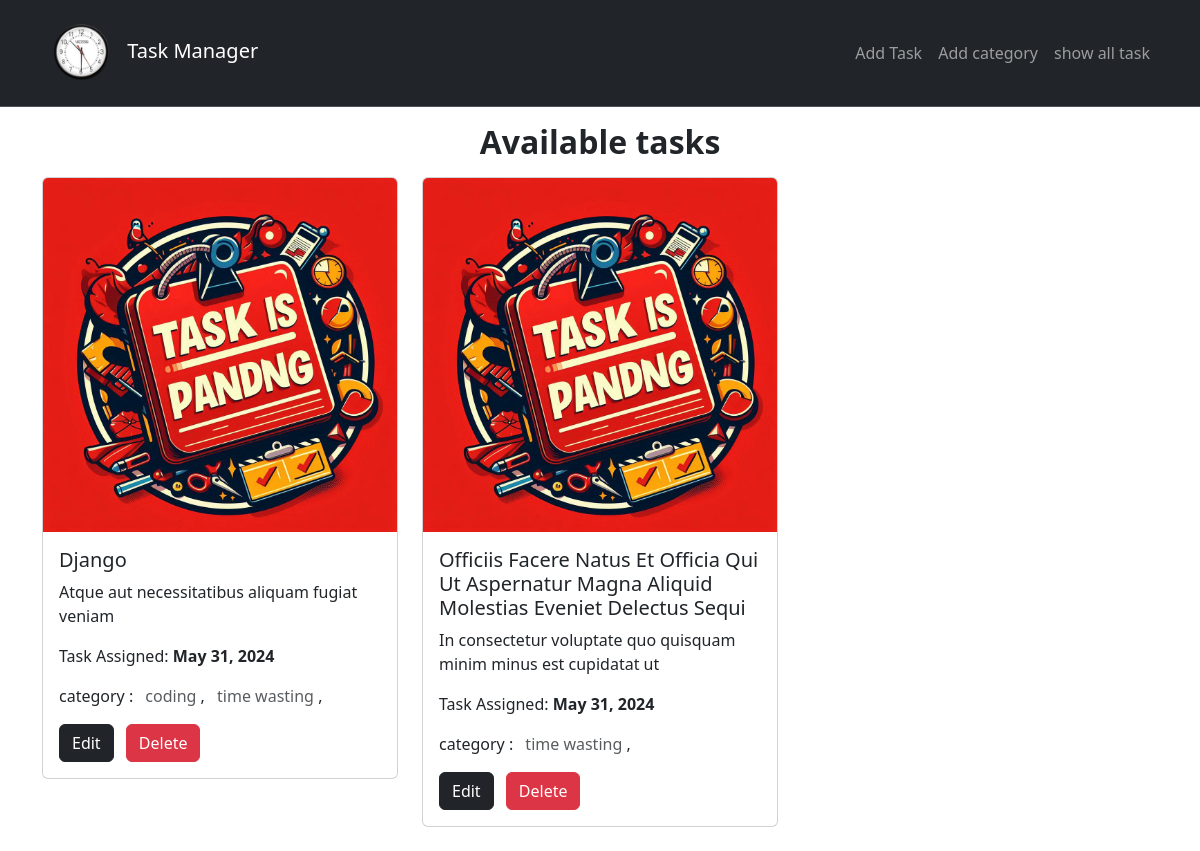
The app's page /, older data.
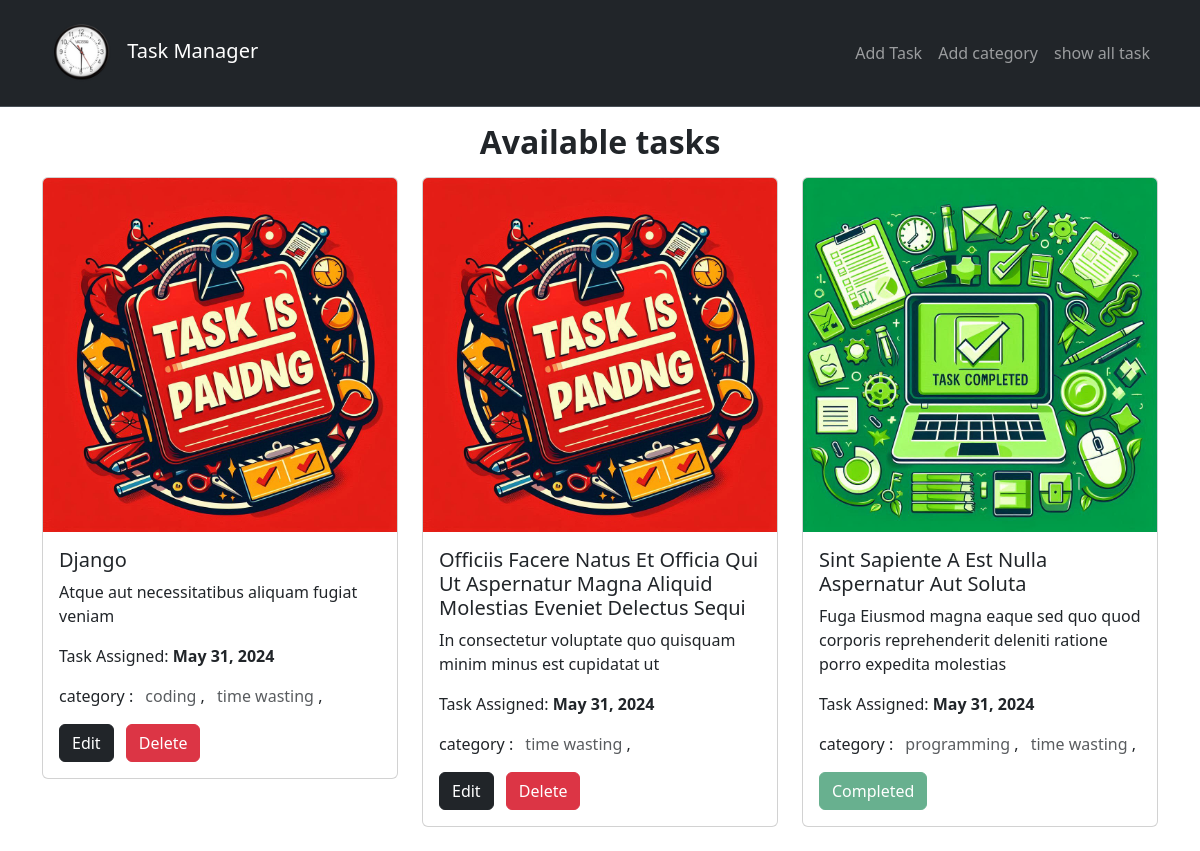
The same page, newer data.
### task/models.py (models this page shows, shortened)
class Task(models.Model):
    title = models.CharField(max_length=300, verbose_name="Task Title")
    description = models.TextField(verbose_name="Task Description")
    is_completed = models.BooleanField(
        default=False, verbose_name="Is task completed?")
    task_assigned = models.DateField(auto_now_add=True)
    category = models.ManyToManyField(Category, verbose_name="Task Category")

### category/models.py (models this page shows, shortened)
class Category(models.Model):
    category_name = models.CharField(
        max_length=255, unique=True)

### task/views.py (the view)
# urls.py: path('', views.homePage, name="homePage"),
def homePage(request):
    tasks = Task.objects.all()
    return render(request, 'task/homePage.html', {'tasks': tasks})

### task/templates/task/homePage.html (shortened to what this page needs)
{% extends "base.html" %}
{% load static %}
{% block mainContent %}
    <section class="container mb-4 mt-2">
        {% if tasks %}
            <h2 class="fw-bold my-3 text-center">Available tasks</h2>
            <div class="row">
                {% for task in tasks %}
                    <div class="col-12 col-sm-6 col-md-4">
                        <div class="card">
                            {% if task.is_completed %}
                                <img src="{% static "completed.jpg" %}" class="card-img-top" alt="...">
                            {% else %}
                                <img src="{% static "pending.jpg" %}" class="card-img-top" alt="...">
                            {% endif %}
                            <div class="card-body">
                                <h5 class="card-title">{{ task.title |title }}</h5>
                                <p class="card-text">{{ task.description }}</p>
                                <p>
                                    Task Assigned:
                                    <span class="fw-bold">{{ task.task_assigned }}</span>
                                </p>
                                <p>
                                    category :
                                    {% for cat in task.category.all %}
                                        <span class="text-muted ms-2">{{ cat.category_name }}</span>
                                        ,
                                    {% endfor %}
                                </p>
                                {% if not task.is_completed %}
                                    <a href="{% url "editTask" task.id %}" class="btn btn-dark me-2">Edit</a>
                                    <a href="{% url "deleteTask" task.id %}" class="btn btn-danger me-2">Delete</a>
                                {% else %}
                                    <button class="btn btn-success me-2" disabled>Completed</button>
                                {% endif %}
                            </div>
                        </div>
                    </div>
                {% endfor %}
            </div>
        {% endif %}
    </section>
{% endblock mainContent %}

### templates/base.html (shortened to what this page needs)
{% load static %}
<!DOCTYPE html>
<html lang="en">
    <head>
        <link href="https://cdn.jsdelivr.net/npm/bootstrap@5.3.3/dist/css/bootstrap.min.css"
              rel="stylesheet"
>
        <link rel="stylesheet" href="{% static "css/style.css" %}">
    </head>
    <body>
        <nav class="navbar navbar-expand-lg bg-dark border-bottom border-body"
             data-bs-theme="dark">
            <div class="container">
                <a class="navbar-brand" href="{% url "homePage" %}">
                    <img src="{% static "logo.png" %}" alt="logo" class="logo">
                    Task Manager
                </a>
                <div class="collapse navbar-collapse" id="navbarSupportedContent">
                    <ul class="navbar-nav ms-auto mb-2 mb-lg-0">
                        <li class="nav-item">
                            <a class="nav-link" aria-current="page" href="{% url "addTask" %}">Add Task</a>
                        </li>
                        <li class="nav-item">
                            <a class="nav-link" href="{% url "add_category" %}">Add category</a>
                        </li>
                        <li class="nav-item">
                            <a class="nav-link" href="{% url "homePage" %}">show all task</a>
                        </li>
                    </ul>
                </div>
            </div>
        </nav>
        {% block mainContent %}
        {% endblock mainContent %}
    </body>
</html>

### static/css/style.css (style rules this page uses)
.logo { width: 80px; height: 80px; }

Row changes from the older to the newer data that the page shows:
added Task: is_completed True (drawn), title "Sint Sapiente A Est Nulla Aspernatur Aut Soluta", description "Fuga Eiusmod magna eaque sed quo quod corporis reprehenderit deleniti ratione porro expedita molestias", task_assigned "May 31, 2024", Category (category_name "time wasting")
now on this page (row unchanged): Category: category_name "programming", shown under "Sint Sapiente A Est Nulla Aspernatur Aut Soluta"
